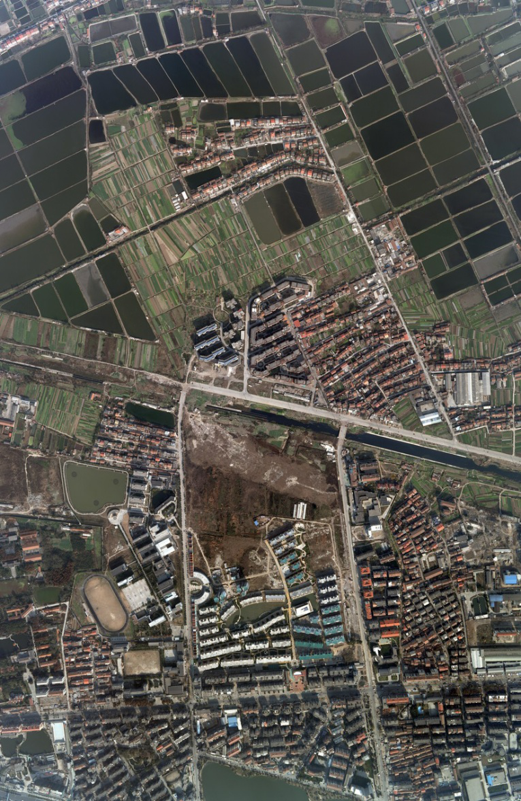
#> input picture datasets/image11.png, 521 x 801 px
$ python test.py
#> lines starting #> are read from the running program, lines starting #| are printed output that depends on the picture
### model/sift.py
import pdb
import cv2
import numpy as np
from . import utils
import logging
logger = logging.getLogger(__name__)
float_tolerance = 1e-7
class SIFT():
    def __init__(self,
                 sigma=1.6,
                 num_intervals=3,
                 assumed_blur=0.5,
                 image_border_width=5):
        '''
        :param sigma: 高斯模糊的模糊参数
        :param num_intervals:
        :param assumed_blur: 假定相机模糊的参数
        :param image_border_width:
        '''
        self.sigma=sigma
        self.num_intervals = num_intervals
        self.assumed_blur=assumed_blur
        self.image_border_width=image_border_width

    def computeKeypointsAndDescriptors(self,image):
        image = image.astype('float32')
        base_image = self.generateBaseImage(image, self.sigma, self.assumed_blur)
        num_octaves = self.computeNumberOfOctaves(base_image.shape)
        gaussian_kernels = self.generateGaussianKernels(self.sigma, self.num_intervals)
        print("generating the gaussian images")
        gaussian_images = self.generateGaussianImages(base_image, num_octaves, gaussian_kernels)
        print("generating the DOG images")
        dog_images = self.generateDoGImages(gaussian_images)
        print("extracting the keypoints")
        keypoints = self.findScaleSpaceExtrema(gaussian_images, dog_images, self.num_intervals, self.sigma, self.image_border_width)
        keypoints = utils.removeDuplicateKeypoints(keypoints)
        keypoints = utils.convertKeypointsToInputImageSize(keypoints)
        descriptors = self.generateDescriptors(keypoints, gaussian_images)
        return keypoints, descriptors

    def generateBaseImage(self,image,sigma, assumed_blur):
        """Generate base image from input image by upsampling by 2 in both directions and blurring
        """
        image = cv2.resize(image, (0, 0), fx=2, fy=2, interpolation=cv2.INTER_LINEAR)
        sigma_diff = np.sqrt(max((sigma ** 2) - ((2 * assumed_blur) ** 2), 0.01))
        return cv2.GaussianBlur(image, (0, 0), sigmaX=sigma_diff,
                            sigmaY=sigma_diff)  # the image blur is now sigma instead of assumed_blur

    def computeNumberOfOctaves(self,image_shape):
        """Compute number of octaves in image pyramid as function of base image shape (OpenCV default)
        """
        return int(np.round(np.log(min(image_shape)) / np.log(2) - 1))

    def generateGaussianKernels(self,sigma,num_intervals):
        """Generate list of gaussian kernels at which to blur the input image. Default values of sigma, intervals, and octaves follow section 3 of Lowe's paper.
        """
        num_images_per_octave = num_intervals + 3
        k = 2 ** (1. / num_intervals)
        gaussian_kernels = np.zeros(
            num_images_per_octave)  # scale of gaussian blur necessary to go from one blur scale to the next within an octave
        gaussian_kernels[0] = sigma

        for image_index in range(1, num_images_per_octave):
            sigma_previous = (k ** (image_index - 1)) * sigma
            sigma_total = k * sigma_previous
            gaussian_kernels[image_index] = np.sqrt(sigma_total ** 2 - sigma_previous ** 2)
        return gaussian_kernels

    # [12 lines left out: function generateDoGImages, not called in this run]

    def generateGaussianImages(self,image, num_octaves, gaussian_kernels):
        """Generate scale-space pyramid of Gaussian images
        """
        gaussian_images = []

        for octave_index in range(num_octaves):
            gaussian_images_in_octave = []
            gaussian_images_in_octave.append(image)  # first image in octave already has the correct blur
            for gaussian_kernel in gaussian_kernels[1:]:
                image = cv2.GaussianBlur(image, (0, 0), sigmaX=gaussian_kernel, sigmaY=gaussian_kernel)
                gaussian_images_in_octave.append(image)
            gaussian_images.append(gaussian_images_in_octave)
            octave_base = gaussian_images_in_octave[-3]
            image = cv2.resize(octave_base, (int(octave_base.shape[1] / 2), int(octave_base.shape[0] / 2)),
                           interpolation=cv2.INTER_NEAREST)
        return np.array(gaussian_images)


    # [232 lines left out: functions findScaleSpaceExtrema, localizeExtremumViaQuadraticFit, computeKeypointsWithOrientations, generateDescriptors, not called in this run]

### test.py
import time

import numpy as np
import cv2
import model.sift as sift
from matplotlib import pyplot as plt
import logging
'''
This is a SIFT Python implementation version for my assignment from Digital Photogrammetry
The Calculation of keypoints and their descriptors was implemented
The Matching Process was finshed by the opencv.FLANN

Data:
    data1:
    data2:


'''


logger = logging.getLogger(__name__)
Sift=sift.SIFT()
MIN_MATCH_COUNT = 10
img1 = cv2.imread('./datasets/image11.png', 0)
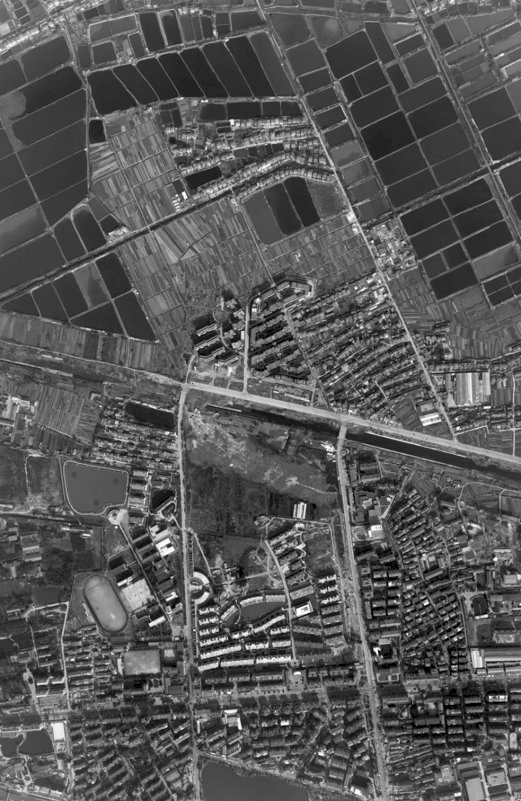
#> img1: shape (801, 521); min 0, max 255, mean 87.5
img2 = cv2.imread('./datasets/image12.png', 0)
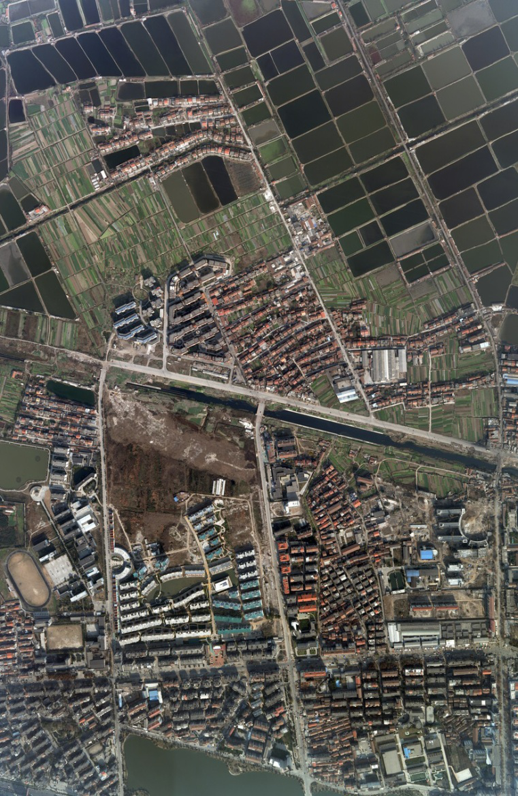
#> input picture datasets/image12.png, 518 x 796 px
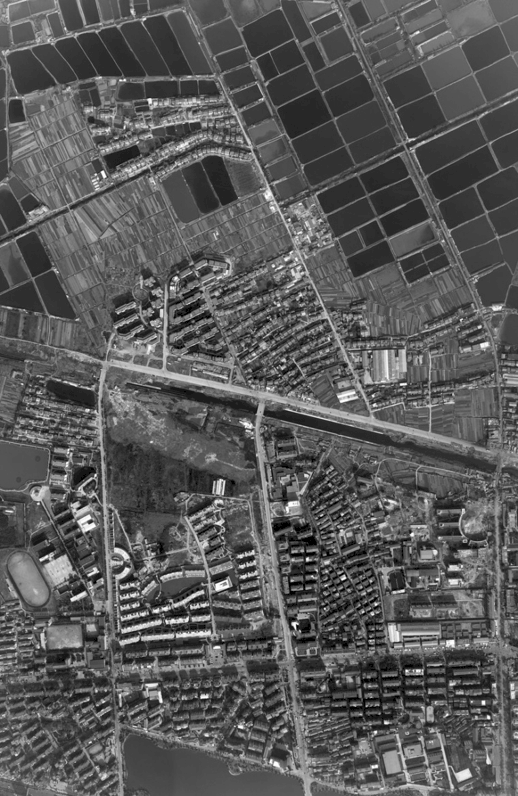
#> img2: shape (796, 518); min 0, max 255, mean 89.2

t0=time.perf_counter()
# Compute SIFT keypoints and descriptors by my implementation
print("extracting the features")
kp1, des1 = Sift.computeKeypointsAndDescriptors(img1)
#> the loop in generateGaussianImages, `for octave_index in range(num_octaves):` made 9 passes
#> image on pass 9: [[87.1, 87.09], [87.37, 87.37], [87.81, 87.81]]
#> pass 1, in generateGaussianImages, `octave_base = gaussian_images_in_octave[-3]`:
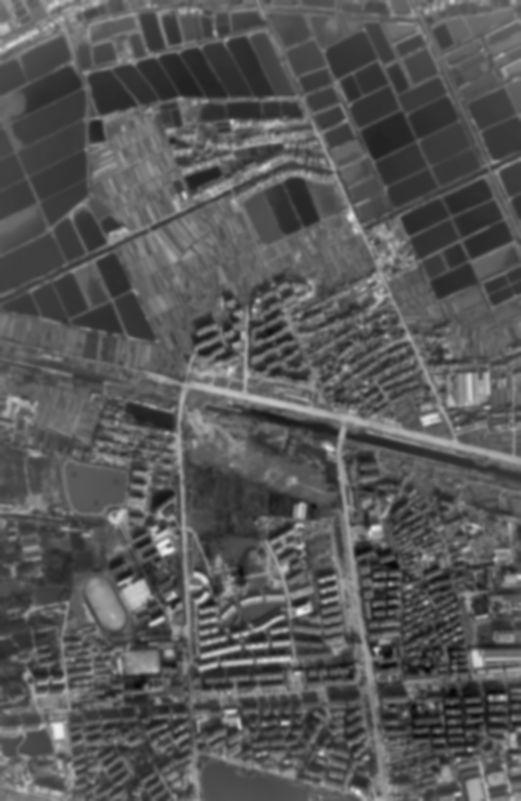
#> octave_base: shape (1602, 1042) float32 (shown at 1/2 size); min 6.74, max 240.9, mean 87.5
#> pass 1, in generateGaussianImages, `image = cv2.resize(octave_base, (int(octave_base.shape[1] / 2), int(oc..`:
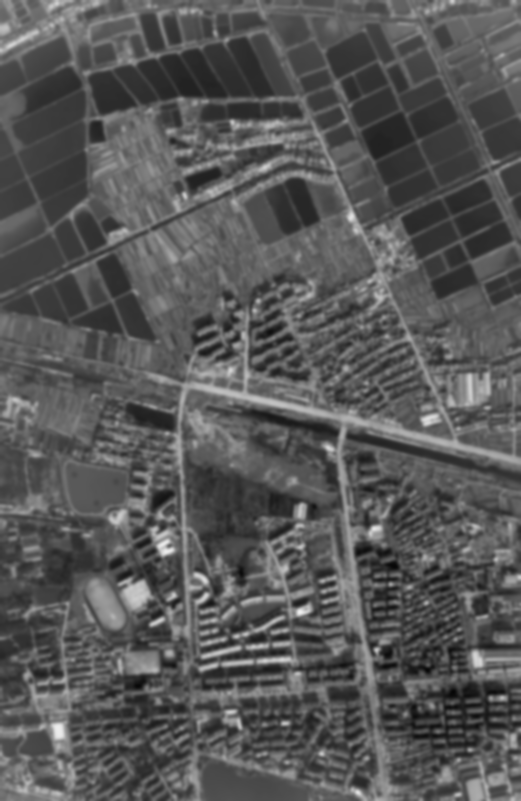
#> image: shape (801, 521) float32; min 6.96, max 240.2, mean 87.5
#> pass 2, in generateGaussianImages, `octave_base = gaussian_images_in_octave[-3]`:
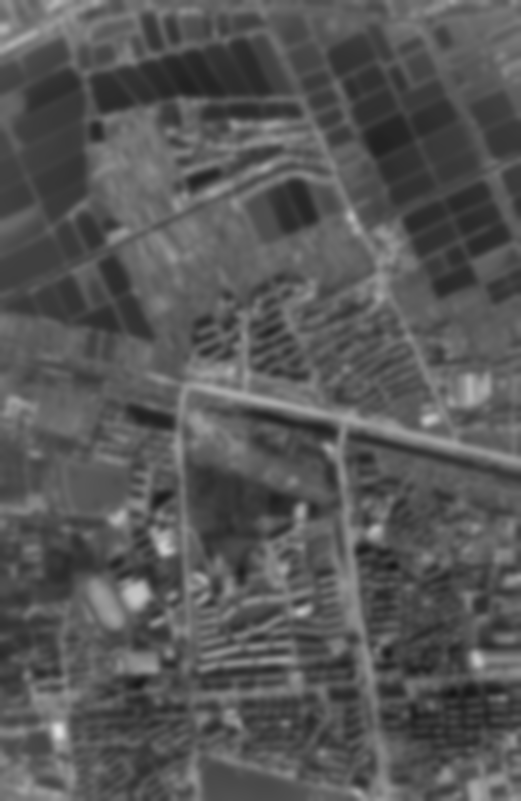
#> octave_base: shape (801, 521) float32; min 21.86, max 224.3, mean 87.5
#> after the loop in generateGaussianImages, `for octave_index in range(num_octaves):`: gaussian_images = 9 items
#> (the run stopped early here; a loop or call above may not have finished)
